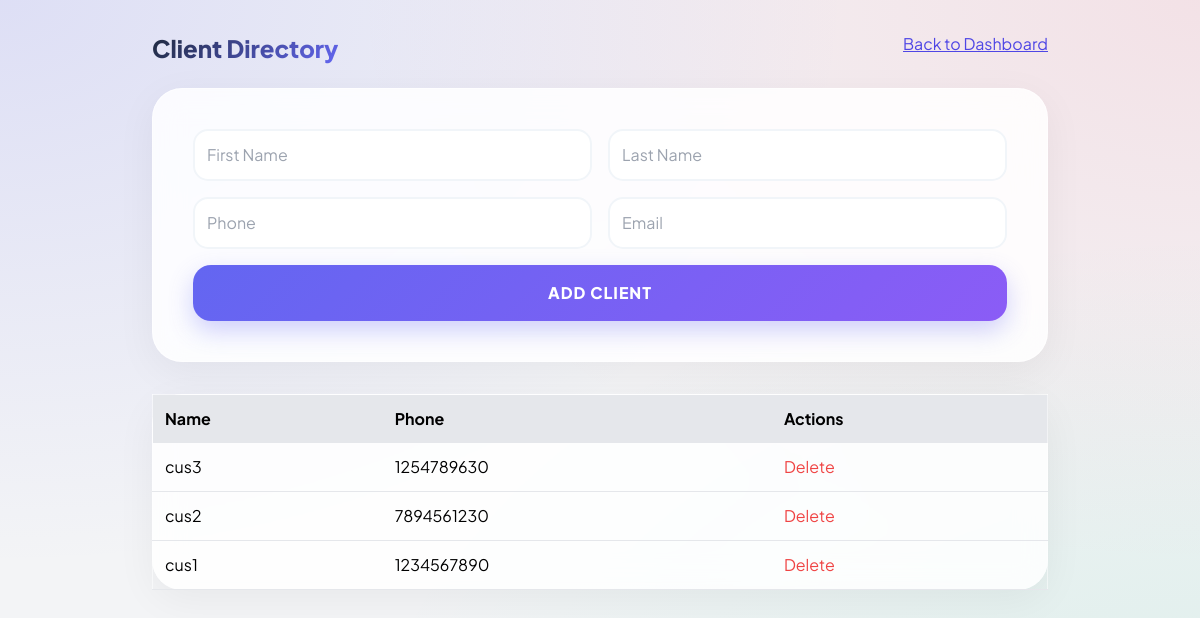
The page /client_manager.php (signed in) on the database its author committed.
### tables this page shows
CREATE TABLE `clients` (
  `id` int(11) NOT NULL,
  `first_name` varchar(50) DEFAULT NULL,
  `last_name` varchar(50) DEFAULT NULL,
  `phone` varchar(20) DEFAULT NULL,
  `email` varchar(100) DEFAULT NULL
);

### client_manager.php (the view, shortened to what this page needs)
<?php
include 'db_config.php';
$clients = $pdo->query("SELECT * FROM clients ORDER BY id DESC")->fetchAll();
?>
<!DOCTYPE html>
<html>
<head><link rel="stylesheet" href="style.css">
    <script src="https://cdn.tailwindcss.com"></script>
</head>
<body class="bg-gray-100 p-8">
    <div class="max-w-4xl mx-auto">
        <div class="flex justify-between mb-6">
            <h2 class="text-2xl font-bold">Client Directory</h2>
            <a href="index.php" class="text-indigo-600 underline">Back to Dashboard</a>
        </div>
        <form method="POST" class="bg-white p-6 rounded shadow-md mb-8 grid grid-cols-2 gap-4">
            <input type="text" name="fname" placeholder="First Name" class="border p-2 rounded" required>
            <input type="text" name="lname" placeholder="Last Name" class="border p-2 rounded" required>
            <input type="text" name="phone" placeholder="Phone" class="border p-2 rounded" required>
            <input type="email" name="email" placeholder="Email" class="border p-2 rounded" required>
            <button type="submit" class="col-span-2 bg-indigo-600 text-white py-2 rounded">Add Client</button>
        </form>
        <table class="w-full bg-white rounded shadow-md">
            <thead><tr class="bg-gray-200 text-left"><th class="p-3">Name</th><th class="p-3">Phone</th><th class="p-3">Actions</th></tr></thead>
            <tbody>
                <?php foreach($clients as $c): ?>
                <tr class="border-b">
                    <td class="p-3"><?php echo $c['first_name'] . " " . $c['last_name']; ?></td>
                    <td class="p-3"><?php echo $c['phone']; ?></td>
                    <td class="p-3"><a href="?delete=<?php echo $c['id']; ?>" class="text-red-500">Delete</a></td>
                </tr>
                <?php endforeach; ?>
            </tbody>
        </table>
    </div>
</body>
</html>

### style.css (style rules this page uses)
:root { --accent: #6366f1; --glass: rgba(255, 255, 255, 0.85); --text-dark: #1e293b; --text-bright: #ffffff; }
body { font-family: 'Plus Jakarta Sans', sans-serif !important; margin: 0; min-height: 100vh; background: linear-gradient(135deg, #fdfcfb 0%, #e2d1c3 100%); background-image: radial-gradient(at 0% 0%, rgba(99, 102, 241, 0.15) 0px, transparent 50%), radial-gradient(at 100% 0%, rgba(244, 63, 94, 0.1) 0px, transparent 50%), radial-gradient(at 100% 100%, rgba(16, 185, 129, 0.1) 0px, transparent 50%); background-attachment: fixed; animation: meshMove 15s ease infinite alternate; }
.bg-white, main section, .grid > div, aside, .card { background: var(--glass) !important; backdrop-filter: blur(15px) saturate(150%) !important; -webkit-backdrop-filter: blur(15px) saturate(150%) !important; border: 1px solid rgba(255, 255, 255, 0.5) !important; border-radius: 30px !important; box-shadow: 0 10px 40px rgba(0, 0, 0, 0.05) !important; padding: 2.5rem !important; transition: all 0.4s cubic-bezier(0.175, 0.885, 0.32, 1.275); animation: fadeIn 0.8s ease-out; }
h1, h2, h3, .font-black { color: var(--text-dark) !important; background: linear-gradient(135deg, #1e293b 0%, #6366f1 100%); -webkit-background-clip: text; -webkit-text-fill-color: transparent; font-weight: 900 !important; }
button, .bg-indigo-600, .bg-rose-600 { background: linear-gradient(135deg, #6366f1, #8b5cf6) !important; color: white !important; border: none !important; padding: 1rem 2.5rem !important; border-radius: 18px !important; font-weight: 800 !important; text-transform: uppercase; letter-spacing: 1px; box-shadow: 0 10px 25px rgba(99, 102, 241, 0.3) !important; transition: 0.3s; }
input, select { background: white !important; border: 2px solid #f1f5f9 !important; border-radius: 15px !important; color: var(--text-dark) !important; padding: 12px !important; }

### rows shown on the page
clients: first_name "cus3", phone "1254789630"
clients: first_name "cus2", phone "7894561230"
clients: first_name "cus1", phone "1234567890"
